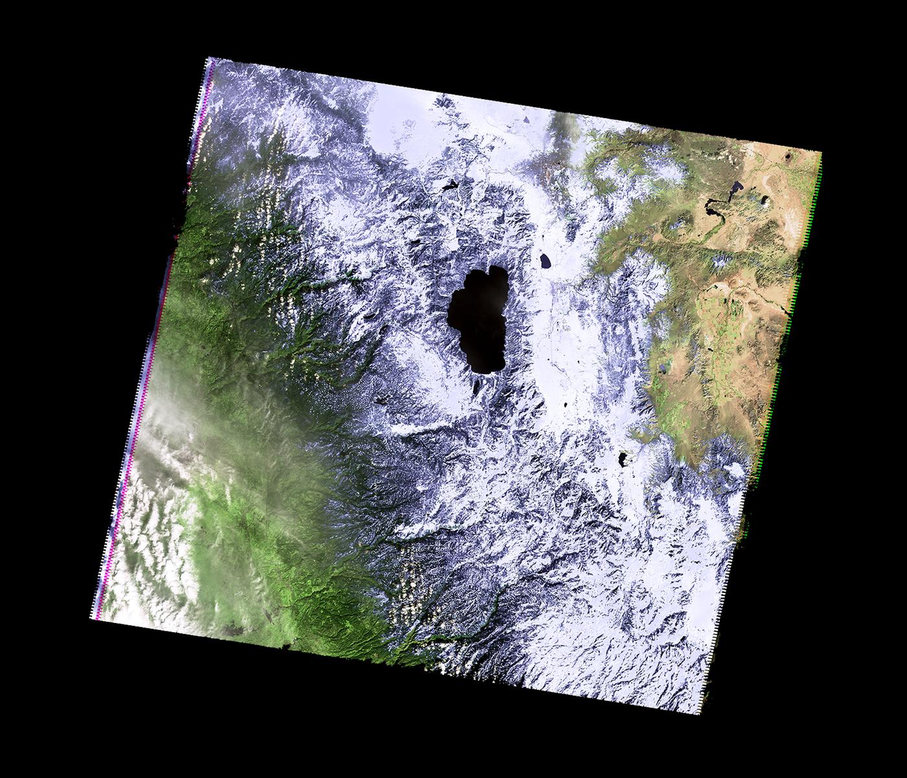
#> input picture 2011 february.png, 907 x 778 px, shrunk from 1400 x 1200 before the run
$ python '#39ImageAverages.py'
#> lines starting #> are read from the running program, lines starting #| are printed output that depends on the picture
#Name: Kazi Sameen Anwar
#Email: kazisameen.anwar39@myhunter.cuny.edu
#Date: October 14, 2021
#This program averages images

import numpy as np
import matplotlib.pyplot as plt

def average(region):
     """
     Takes a region of an image and
     Returns the average red, green, and blue values across the region.
     """
     red = np.average(region[:,:,0])
     green = np.average(region[:,:,1])
     blue = np.average(region[:,:,2])
     #red, green, blue = 0,0,0  #<-- placeholder, can remove once defined.

     ###################################
     ### FILL IN YOUR CODE HERE      ###
     ### Other than your name above, ###
     ### this is the only section    ###
     ### you change in this program. ###
     ###################################


     return(red,green,blue)

def setRegion(region, r,g,b):
     """
     Takes a region of an image and red, green, and blue values, r, g, b.
     Sets the region so that all points have
     red values of r, green values of g, and blue values of b.
     """
     red = region[:,:,0]
     green = region[:,:,1]
     blue = region[:,:,2]
     ###################################
     ### FILL IN YOUR CODE HERE      ###
     ### Other than your name above, ###
     ### this is the only section    ###
     ### you change in this program. ###
     ###################################


######################################################################
### DO NOT CHANGE ANYTHING BELOW AND INCLUDING THIS LINE           ###
######################################################################


def quarter(img2, levels):
     """
     Takes an image and the number of splits to make.
     Splits the image into regions (2**levels x 2**levels pieces)
     and averages each of these regions separately.
     Calls average() and setRegion() to average and set colors for the
     regions.
     """
     h = img2.shape[0]
     w = img2.shape[1]
     hReg = h//2**levels
     wReg = w//2**levels
     for i in range(2**levels):
          for j in range(2**levels):
               #Average the region:
               r,g,b = average(img2[i*hReg:(i+1)*hReg,j*wReg:(j+1)*wReg])
               setRegion(img2[i*hReg:(i+1)*hReg,j*wReg:(j+1)*wReg],r,g,b)


def main():
     inFile = input('Enter image file name: ')
#> the answer given: 2011 february.png
     img = plt.imread(inFile)
#> img is the input picture: shape (778, 907, 3) float32; mean R, G, B 0.296, 0.301, 0.304

     #Divides the image in 1/2, 1/4, 1/8, ... 1/2^8, and displays each:
     for i in range(8):
          img2 = img.copy()   #Make a copy to average
          quarter(img2,i)     #Split in half i times, and average regions

          plt.imshow(img2)    #Load our new image into pyplot
          plt.show()          #Show the image (waits until closed to continue)
#> this loop made 8 passes
#> pass 1, in setRegion, `red = region[:,:,0]`:
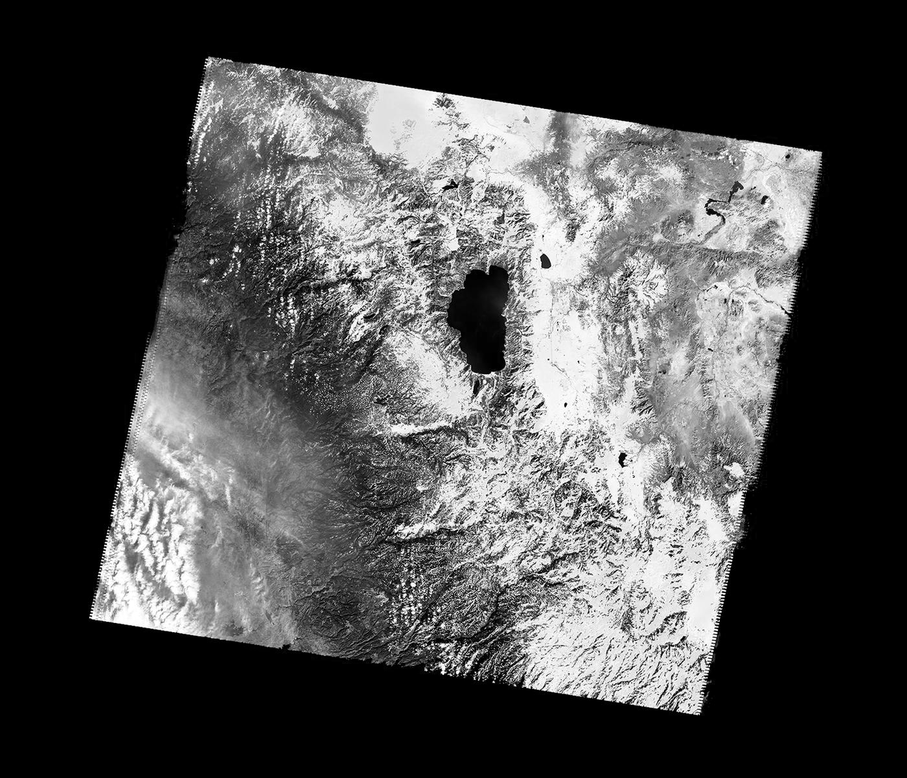
#> red: shape (778, 907) float32; min 0, max 1, mean 0.296
#> pass 1, in setRegion, `green = region[:,:,1]`:
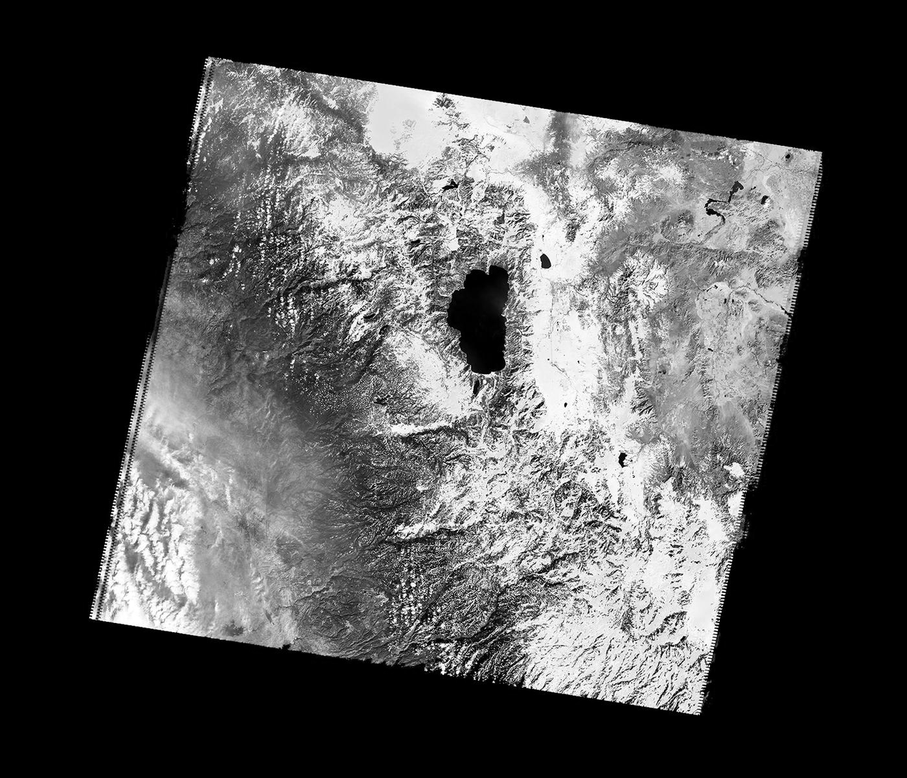
#> green: shape (778, 907) float32; min 0, max 1, mean 0.301
#> pass 1, in setRegion, `blue = region[:,:,2]`:
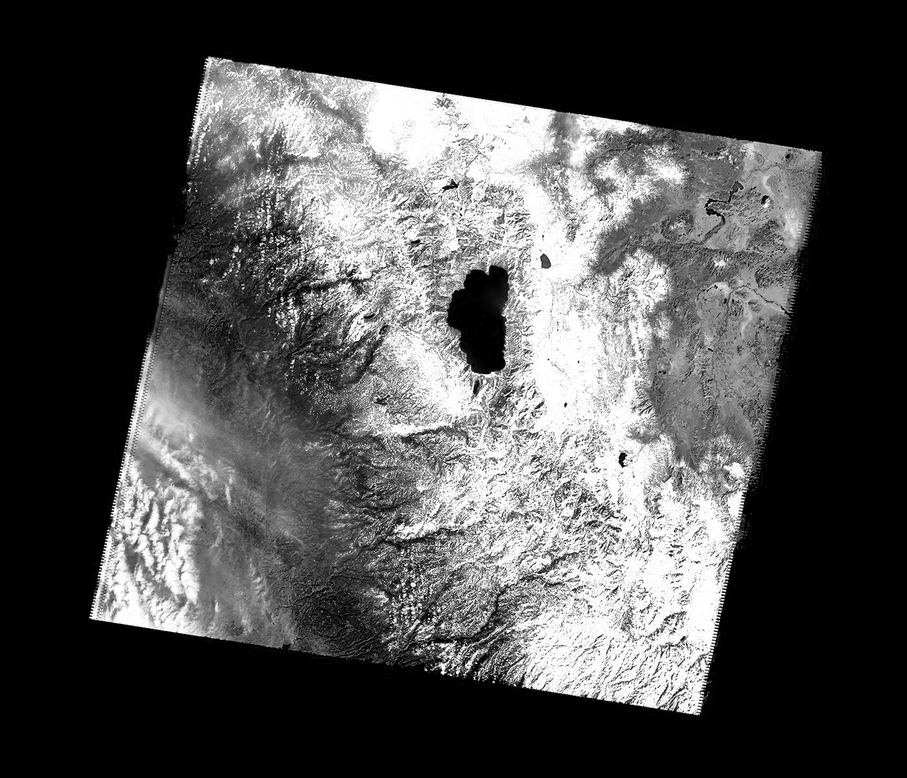
#> blue: shape (778, 907) float32; min 0, max 1, mean 0.304
#> pass 2, in setRegion (call 2), `red = region[:,:,0]`:
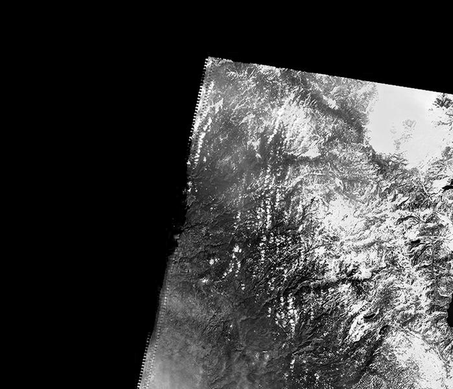
#> red: shape (389, 453) float32; min 0, max 1, mean 0.246

     #Shows the original image:
     plt.imshow(img)	      #Load image into pyplot
     plt.show()               #Show the image (waits until closed to continue)


#Allow script to be run directly:
if __name__ == "__main__":
     main()
